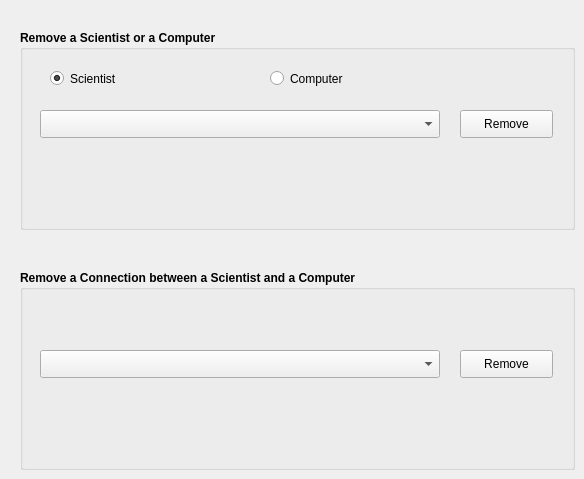
    <widget class="QWidget" name="tabRemove">
     <attribute name="title">
      <string>Remove</string>
     </attribute>
     <widget class="QGroupBox" name="groupBox_5">
      <property name="geometry">
       <rect>
        <x>20</x>
        <y>30</y>
        <width>555</width>
        <height>200</height>
       </rect>
      </property>
      <property name="font">
       <font>
        <weight>75</weight>
        <bold>true</bold>
       </font>
      </property>
      <property name="title">
       <string>Remove a Scientist or a Computer</string>
      </property>
      <widget class="QComboBox" name="comboBox_remove">
       <property name="geometry">
        <rect>
         <x>20</x>
         <y>80</y>
         <width>400</width>
         <height>28</height>
        </rect>
       </property>
       <property name="font">
        <font>
         <weight>50</weight>
         <bold>false</bold>
        </font>
       </property>
      </widget>
      <widget class="QRadioButton" name="rb_removeS">
       <property name="geometry">
        <rect>
         <x>30</x>
         <y>40</y>
         <width>90</width>
         <height>17</height>
        </rect>
       </property>
       <property name="font">
        <font>
         <weight>50</weight>
         <bold>false</bold>
        </font>
       </property>
       <property name="text">
        <string>Scientist</string>
       </property>
       <property name="checked">
        <bool>true</bool>
       </property>
      </widget>
      <widget class="QRadioButton" name="rb_removeC">
       <property name="geometry">
        <rect>
         <x>250</x>
         <y>40</y>
         <width>90</width>
         <height>17</height>
        </rect>
       </property>
       <property name="font">
        <font>
         <weight>50</weight>
         <bold>false</bold>
        </font>
       </property>
       <property name="text">
        <string>Computer</string>
       </property>
      </widget>
      <widget class="QPushButton" name="removebutton">
       <property name="geometry">
        <rect>
         <x>440</x>
         <y>80</y>
         <width>93</width>
         <height>28</height>
        </rect>
       </property>
       <property name="font">
        <font>
         <weight>50</weight>
         <bold>false</bold>
        </font>
       </property>
       <property name="text">
        <string>Remove</string>
       </property>
      </widget>
      <zorder>comboBox_remove</zorder>
      <zorder>rb_removeS</zorder>
      <zorder>rb_removeC</zorder>
      <zorder>removebutton</zorder>
      <zorder>removebutton</zorder>
     </widget>
     <widget class="QGroupBox" name="groupBox_6">
      <property name="geometry">
       <rect>
        <x>20</x>
        <y>270</y>
        <width>555</width>
        <height>200</height>
       </rect>
      </property>
      <property name="font">
       <font>
        <weight>75</weight>
        <bold>true</bold>
       </font>
      </property>
      <property name="title">
       <string>Remove a Connection between a Scientist and a Computer</string>
      </property>
      <widget class="QPushButton" name="remove2button">
       <property name="geometry">
        <rect>
         <x>440</x>
         <y>80</y>
         <width>93</width>
         <height>28</height>
        </rect>
       </property>
       <property name="font">
        <font>
         <weight>50</weight>
         <bold>false</bold>
        </font>
       </property>
       <property name="text">
        <string>Remove</string>
       </property>
      </widget>
      <widget class="QComboBox" name="comboBox2_Remove">
       <property name="geometry">
        <rect>
         <x>20</x>
         <y>80</y>
         <width>400</width>
         <height>28</height>
        </rect>
       </property>
       <property name="font">
        <font>
         <weight>50</weight>
         <bold>false</bold>
        </font>
       </property>
      </widget>
     </widget>
    </widget>
